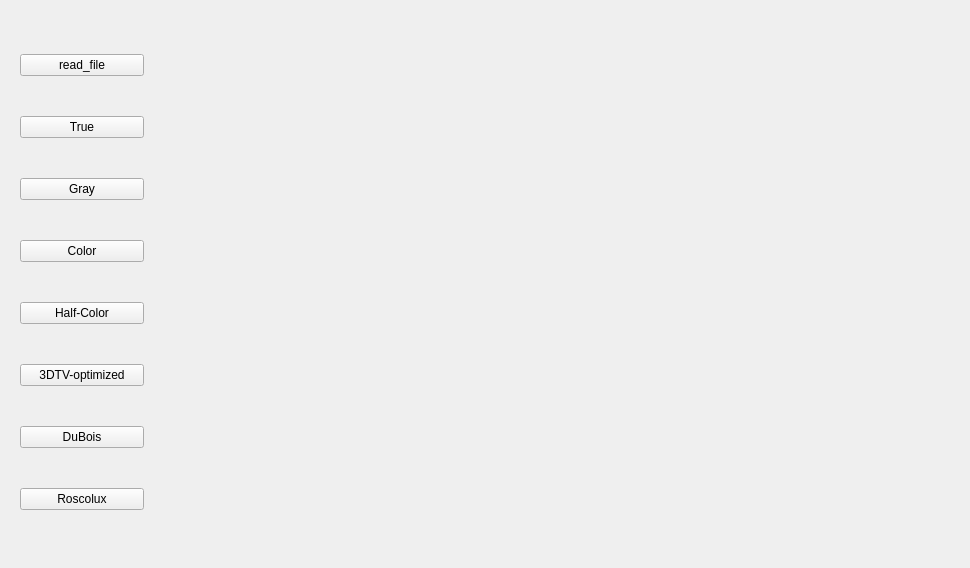
<?xml version="1.0" encoding="UTF-8"?>
<ui version="4.0">
 <class>Widget</class>
 <widget class="QWidget" name="Widget">
  <property name="geometry">
   <rect>
    <x>0</x>
    <y>0</y>
    <width>970</width>
    <height>568</height>
   </rect>
  </property>
  <property name="windowTitle">
   <string>Widget</string>
  </property>
  <layout class="QHBoxLayout" name="horizontalLayout">
   <item>
    <widget class="QWidget" name="widget" native="true">
     <layout class="QVBoxLayout" name="verticalLayout">
      <item>
       <widget class="QPushButton" name="pushButton">
        <property name="text">
         <string>read_file</string>
        </property>
       </widget>
      </item>
      <item>
       <widget class="QPushButton" name="pushButton_2">
        <property name="text">
         <string>True</string>
        </property>
       </widget>
      </item>
      <item>
       <widget class="QPushButton" name="pushButton_3">
        <property name="text">
         <string>Gray</string>
        </property>
       </widget>
      </item>
      <item>
       <widget class="QPushButton" name="pushButton_4">
        <property name="text">
         <string>Color</string>
        </property>
       </widget>
      </item>
      <item>
       <widget class="QPushButton" name="pushButton_5">
        <property name="text">
         <string>Half-Color</string>
        </property>
       </widget>
      </item>
      <item>
       <widget class="QPushButton" name="pushButton_6">
        <property name="text">
         <string>3DTV-optimized</string>
        </property>
       </widget>
      </item>
      <item>
       <widget class="QPushButton" name="pushButton_7">
        <property name="text">
         <string>DuBois</string>
        </property>
       </widget>
      </item>
      <item>
       <widget class="QPushButton" name="pushButton_8">
        <property name="text">
         <string>Roscolux</string>
        </property>
       </widget>
      </item>
     </layout>
    </widget>
   </item>
   <item>
    <widget class="QLabel" name="label">
     <property name="minimumSize">
      <size>
       <width>800</width>
       <height>0</height>
      </size>
     </property>
     <property name="maximumSize">
      <size>
       <width>800</width>
       <height>16777215</height>
      </size>
     </property>
     <property name="text">
      <string/>
     </property>
    </widget>
   </item>
  </layout>
 </widget>
 <resources/>
 <connections/>
</ui>
